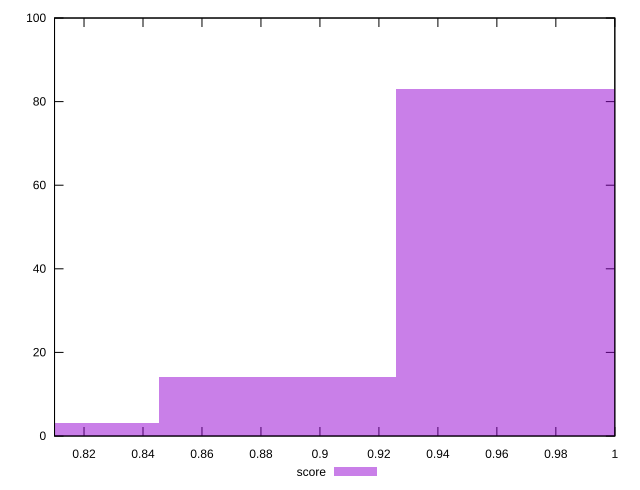

Reproduce this figure in gnuplot.
reset

$score <<EOF
0.9660161448201365 83
0.8855147994184585 14
0.8050134540167804 3
EOF

set key outside below
set boxwidth 0.08050134540167804
set xrange [0.81:1]
set yrange [0:100]
set trange [0:100]
set style fill transparent solid 0.5 noborder
set terminal svg size 640, 490 enhanced background rgb 'white'
set output "reprap/unminified-javascript/samples/pages+cached+noexternal+nomedia+nocss+nojs/score/histogram.svg"

plot $score title "score" with boxes

reset
